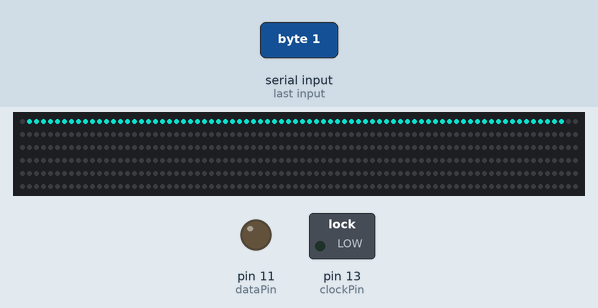
Simulated run of this sketch. Board: Arduino Uno, built with avr-gcc and run on an emulated ATmega328P. Shown: 480 RGB LEDs in strip order, left to right, continuing on the next row, switched loads named in the sketch (green lamp = pin HIGH), output pins drawn as LEDs (lit = HIGH). Inputs (shaded band) come from the test bench. Dim RGB values are drawn brighter than linear.

1.3 s: byte 1 (1) received over Serial
Above: at 6.56 s.

The sketch:

LED-420_012116_v1.ino
```cpp
#include <LPD8806.h>
/*
* ########################
* VARIABLES
* ########################
*/
//this sketch is recieving a 1 or 0 based on a hall effect sensor, that tells the led strip to either trail foward or reverse
// LED STRIP SETUP
int nLEDs = 480;
int lengthBasedWait = 0;
// Chose 2 pins for output; can be any valid output pins:
int dataPin  = 11;
int clockPin = 13;
// First parameter is the number of LEDs in the strip - strips are 32 LEDs per meter
LPD8806 strip = LPD8806(nLEDs);
//LPD8806 strip = LPD8806(nLEDs, dataPin, clockPin);
// NUMBER OF LEDs
int minPixel = 1;
int maxPixel = nLEDs;
// POSITION AND DIRECTION VARIABLES
int atPixel = 1;
int dir = 1;

// Serial Read
int incomingByte = -1;
/*
* ########################
* FUNCTIONS
* ########################
*/
// SETUP*********************
void setup() {
 pinMode(dataPin, OUTPUT);
 pinMode(clockPin, OUTPUT);
 //pinMode(ledPin, OUTPUT);

 Serial.begin(57600);
 strip.begin();
 //turnOffLights();

}
void turnOffLights(){

  while(int a = maxPixel >0){
      dir=-1;
      strip.setPixelColor(atPixel, strip.Color(0, 0, 0)); // Set new pixel 'on'
      strip.show();
      a = a + dir;
  }
}

//LOOP**********
void loop() {
   if (Serial.available() > 0) {
     incomingByte = Serial.read();
   }

   if(incomingByte ==1){

    if(atPixel<maxPixel){
      dir = 1;
      strip.setPixelColor(atPixel, strip.Color(133, 205, 198)); // Set new pixel 'on'
      strip.show();
      atPixel = atPixel + dir;

    }
    else if(atPixel==maxPixel){
      incomingByte = -1;
      return;
    }

   }
   else if(incomingByte ==0)
   {

    if(atPixel>0){
      dir=-1;
      strip.setPixelColor(atPixel, strip.Color(0, 0, 0)); // Set new pixel 'on'
      strip.show();
      atPixel = atPixel + dir;
    }
    else if (atPixel ==0){
      strip.setPixelColor(atPixel, strip.Color(0, 0, 0)); // Set new pixel 'on'
      strip.show();
      incomingByte =-1;
      return;

    }
   }
  }
```

Measured:
- after the input at 1.3 s, the LEDs: first change after 0.07 s (image 0 shows a later state)
